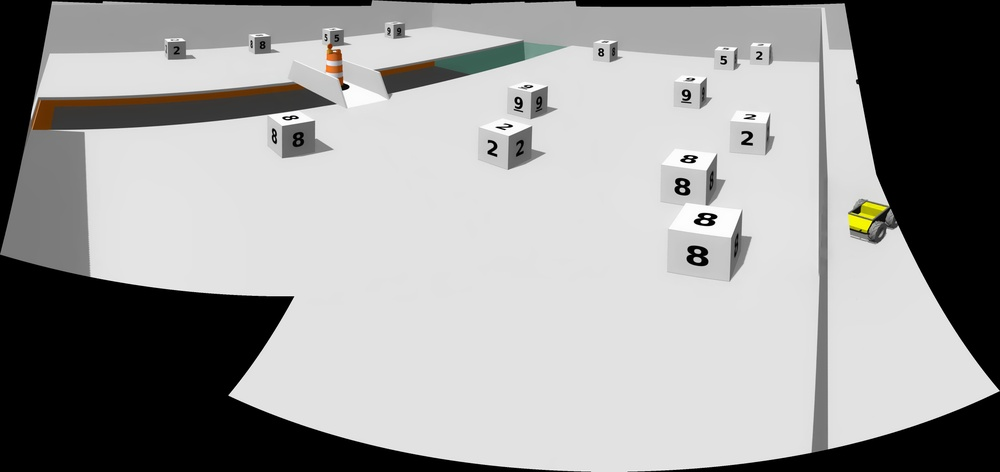
#> input picture src/p.jpg, 1000 x 472 px, shrunk from 4821 x 2277 before the run, found by its file name
$ python yanma.py
#> lines starting #> are read from the running program, lines starting #| are printed output that depends on the picture; after the words box and inside, x2 and y2 are one past the last pixel; in counts of white or black regions, pixels touching at a corner belong together
import cv2
import matplotlib.pyplot as plt
import numpy as np

# 读取图片
image = cv2.imread('/home/du/ME5413_Final_Project/src/p.jpg')
#> image is the input picture: shape (472, 1000, 3); mean B, G, R 154.8, 155.4, 155.6

# 转换颜色通道（OpenCV是BGR格式，matplotlib需要RGB格式）
image_rgb = cv2.cvtColor(image, cv2.COLOR_BGR2RGB)

# 获取图片尺寸
height, width = image.shape[:2]
#> height = 472; width = 1000

# 创建一个与图像大小相同的掩码，初始为全白（255）
mask = np.ones_like(image_rgb, dtype=np.uint8) * 255

# 定义三角形的三个顶点
triangle = np.array([
    [0, 0],
    [0, int(0.3 * height)],
    [int(0.85 * width), 0]
])
#> triangle = [[0, 0], [0, 141], [850, 0]]

# 在掩码上绘制三角形并填充为黑色（0, 0, 0）
cv2.fillPoly(mask, [triangle], (0, 0, 0))
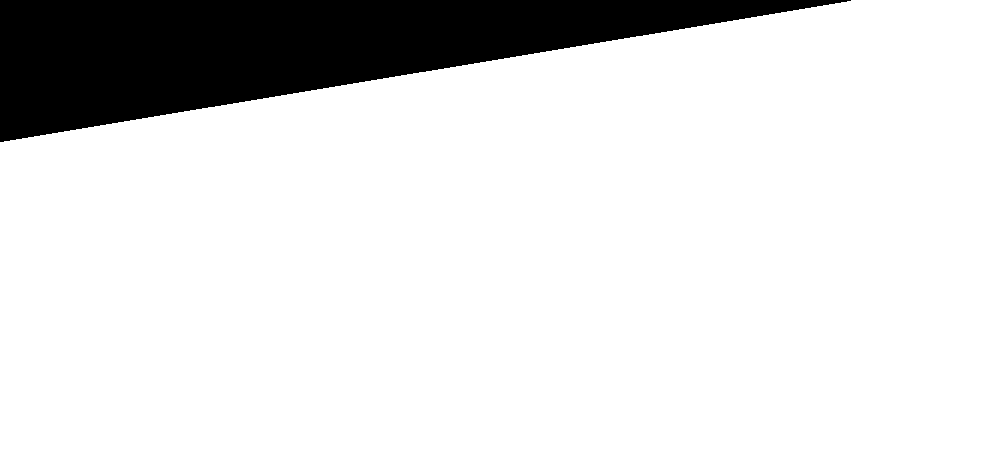
#> mask: shape (472, 1000, 3); 87.1% white; 1 black region, box (x1, y1, x2, y2) and area: (0, 0, 851, 142) 60847

# 将掩码应用到图像上
image_rgb = cv2.bitwise_and(image_rgb, mask)
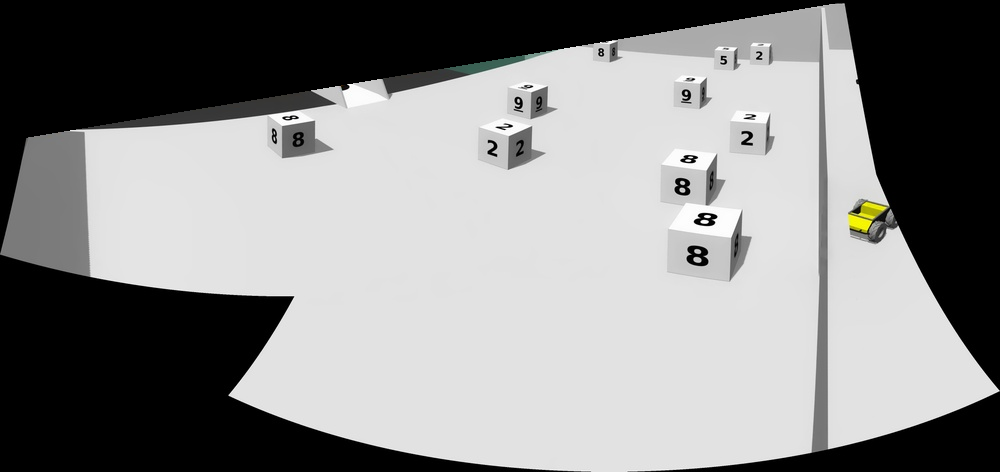
#> image_rgb: shape (472, 1000, 3); mean R, G, B 137.2, 137.2, 136.9

# 显示结果
plt.imshow(image_rgb)
plt.axis('off')
plt.show()

$ run again, with src/Q.jpg copied over src/p.jpg
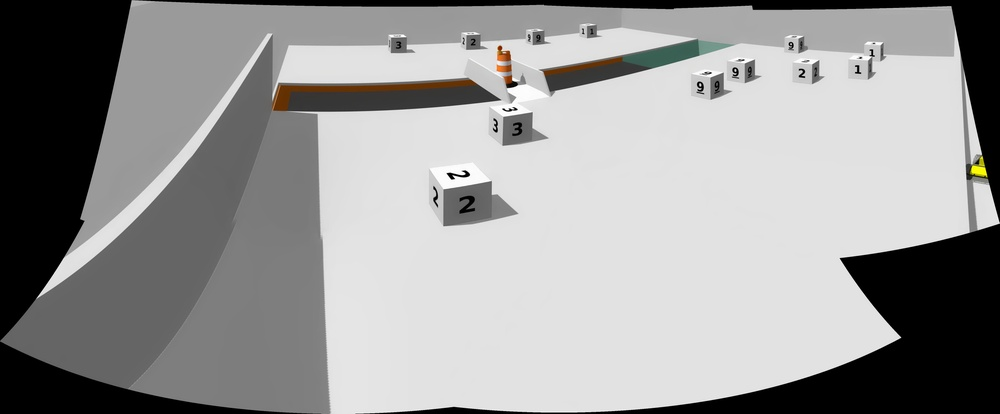
#> input picture src/Q.jpg, 1000 x 414 px, shrunk from 5571 x 2309 before the run, found by its file name
#> image is the input picture: shape (414, 1000, 3); mean B, G, R 152.1, 152.5, 152.7
#> mask: shape (414, 1000, 3); 87.1% white; 1 black region, box (x1, y1, x2, y2) and area: (0, 0, 851, 125) 53613
#> `image_rgb = cv2.bitwise_and(image_rgb, mask)`:
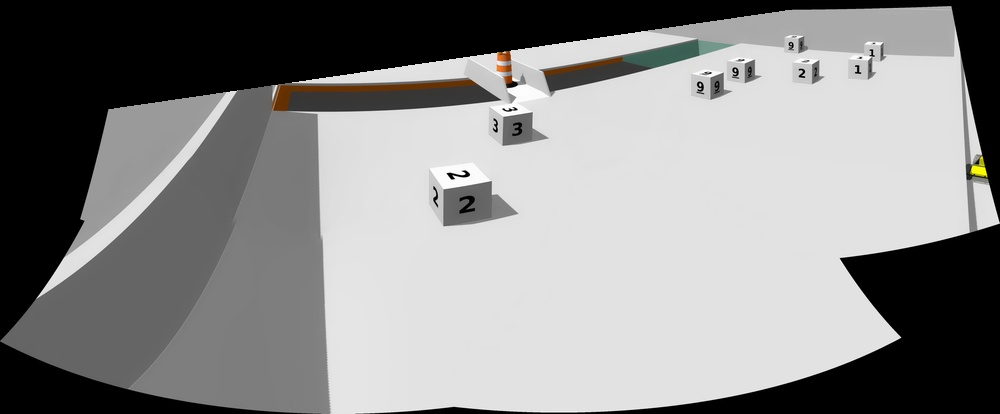
#> image_rgb: shape (414, 1000, 3); mean R, G, B 138.6, 138.4, 138

$ run again, with src/3.png saved as src/p.jpg
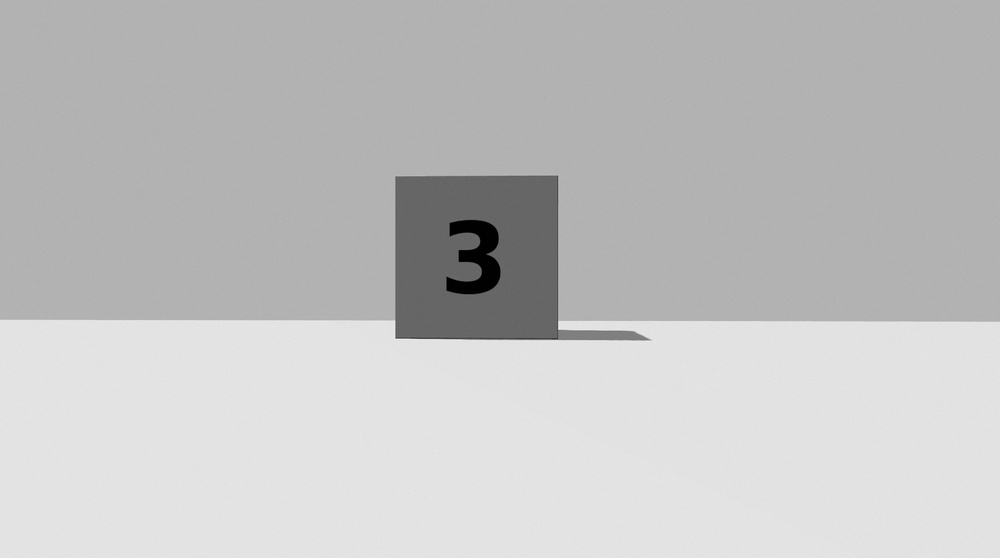
#> input picture src/3.png, 1000 x 558 px, shrunk from 3894 x 2174 before the run, found by its file name
#> image is the input picture: shape (558, 1000, 3); min 0, max 244, mean 194.2
#> mask: shape (558, 1000, 3); 87.1% white; 1 black region, box (x1, y1, x2, y2) and area: (0, 0, 851, 168) 71910
#> `image_rgb = cv2.bitwise_and(image_rgb, mask)`:
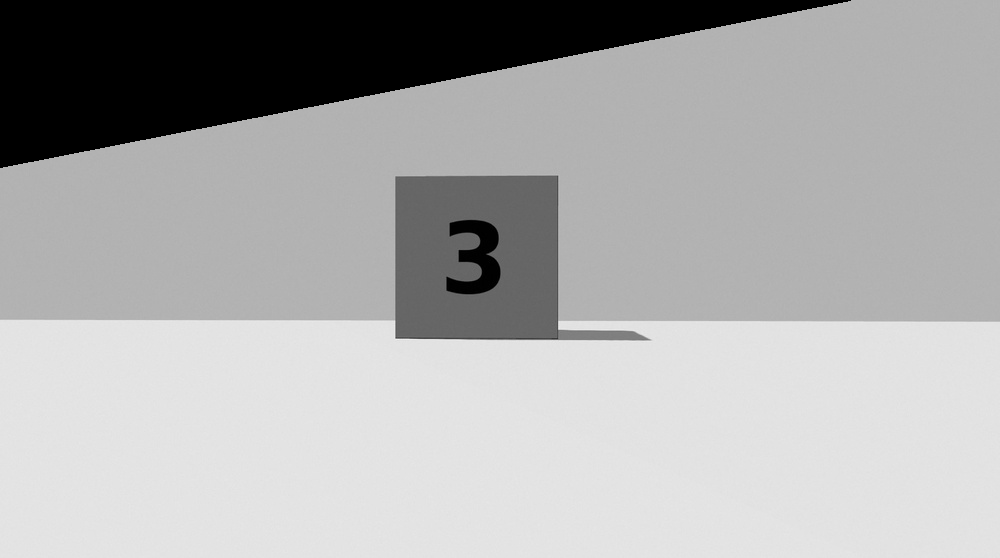
#> image_rgb: shape (558, 1000, 3); min 0, max 244, mean 171.3
